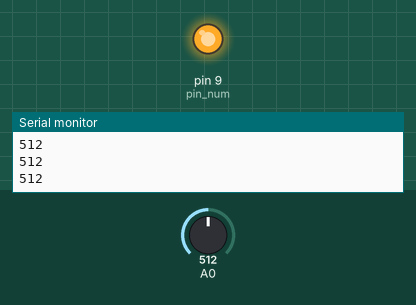
This sketch was run on a simulated Arduino Uno, built with avr-gcc and run on an emulated ATmega328P. Parts: output pins drawn as LEDs (lit = HIGH), the last lines printed to the serial monitor. The test bench sets the inputs (shaded band); at power-on: A0 = 512.

Above: at 1.2 s.
1.3 s: A0 set to 588
2.8 s: A0 set to 612
At 4.1 s:
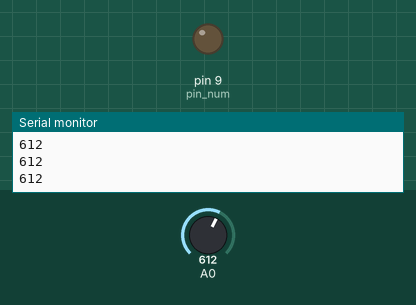
4.4 s: A0 set to 590
At 5.6 s:
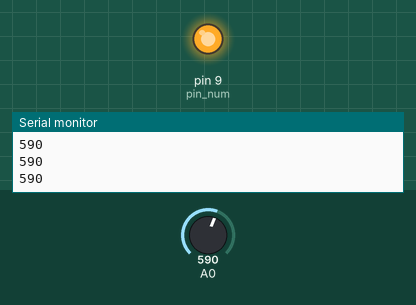
6.0 s: A0 set to 610
At 6.9 s:
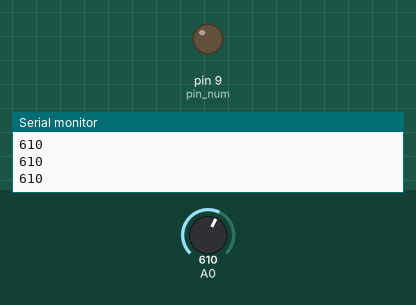
Timing chart, 0 to 8.6 s (numbered marks = the images above; inputs shaded):
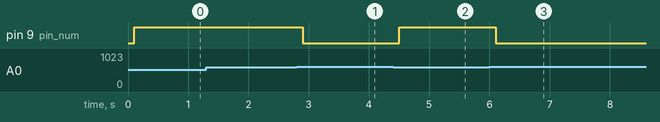

Measured:
- the behaviour switches between 599 and 600 on A0 (found by bisection; images 0 and 1)
- after the input at 2.8 s, pin 9 (pin_num): HIGH → LOW after 0.10 s
- after the input at 4.4 s, pin 9 (pin_num): LOW → HIGH after 0.11 s
- after the input at 6.0 s, pin 9 (pin_num): HIGH → LOW after 0.11 s

The sketch:

Microphone.ino
```cpp
int pin_num = 9;

void setup() {
  Serial.begin(9600);
  pinMode(pin_num, OUTPUT);
  }

void loop() {
  int value = analogRead(A0);
  Serial.println(value); // 566
  delay(100);
  if (value < 600){
    digitalWrite(pin_num, HIGH);
    delay(100);
    }
  else{
    digitalWrite(pin_num, LOW);
    delay(100);
    }
}
```
